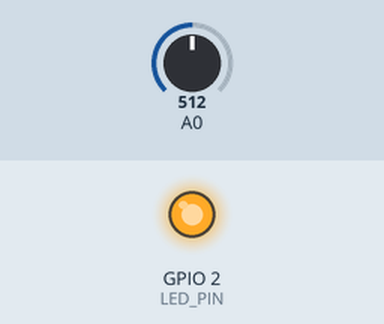
This sketch was run on a simulated ESP8266 (NodeMCU). On the bench: output pins drawn as LEDs (lit = HIGH). Inputs (shaded band) come from the test bench; at power-on: A0 = 512. WiFi joins after 1.5 s; servers stay silent unless stated; web services answer with replies made up by the test bench; what the sketch prints to the serial monitor is not drawn.

Above: at 1.88 s.
At 27.18 s:
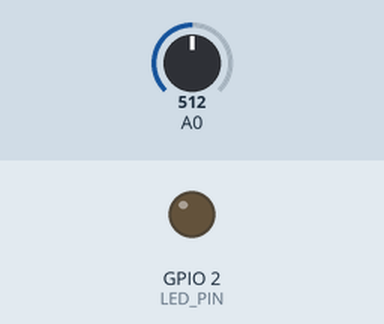
Timing chart, 0 to 34.3 s (numbered marks = the images above):
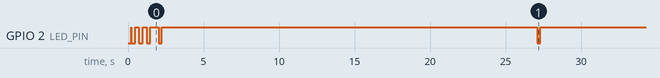

Measured:
- by itself, GPIO 2 (LED_PIN): HIGH → LOW at 0.23 s, → HIGH 0.25 s later, → LOW 0.25 s later, → HIGH 0.25 s later, … (18 changes in this stretch)

The sketch:

esp8266_thingspeak_live.ino
```cpp
/*
  =============================================================================
  Smart Plant Care System — ESP8266 Live ThingSpeak Soil Moisture Monitor
  =============================================================================
  This sketch reads a soil moisture sensor connected to pin A0 on an ESP8266
  NodeMCU, converts the raw analog reading to a calibrated moisture percentage (0-100%),
  and sends the live telemetry to your ThingSpeak channel every 20-30 seconds.

  WIRING:
  -------------------------------------------------------------
  Soil Moisture Sensor VCC  ->  ESP8266 3V3  (Do NOT use 5V!)
  Soil Moisture Sensor GND  ->  ESP8266 GND
  Soil Moisture Sensor AOUT ->  ESP8266 A0
  -------------------------------------------------------------

  THINGSPEAK CHANNEL FIELD MAPPING:
  - Field 1: Raw ADC reading (0 - 1023)
  - Field 2: Soil Moisture percentage (0.0 - 100.0%)
  - Field 3: Plant ID (e.g. 1 = Tomato, 2 = Basil, 3 = Aloe Vera, etc.)
  - Field 4: Status code (0 = Boot, 1 = Normal, 2 = Out of Range)
  =============================================================================
*/

#include <ESP8266WiFi.h>
#include <ESP8266HTTPClient.h>
#include <WiFiClient.h>

// =============================================================================
// 1. USER CONFIGURATION (ENTER YOUR DETAILS HERE)
// =============================================================================

// WiFi Network Credentials
const char* WIFI_SSID     = "YOUR_WIFI_NAME";        // Enter your 2.4GHz WiFi SSID
const char* WIFI_PASSWORD = "YOUR_WIFI_PASSWORD";    // Enter your WiFi Password

// ThingSpeak Configuration
// Get your Write API Key from ThingSpeak -> Channels -> Your Channel -> API Keys -> Write API Key
const char* THINGSPEAK_WRITE_API_KEY = "YOUR_THINGSPEAK_WRITE_API_KEY";

// Active Plant ID being monitored:
// 1 = Tomato, 2 = Basil, 3 = Aloe Vera, 4 = Money Plant, 5 = Mint, 6 = Rose, 7 = Cucumber
const int ACTIVE_PLANT_ID = 1;

// Reporting interval in milliseconds (ThingSpeak free tier requires minimum 15 seconds)
const unsigned long REPORT_INTERVAL_MS = 25000; // 25 seconds between live updates

// =============================================================================
// 2. CALIBRATION VALUES (ADC 0 - 1023)
// =============================================================================
// Capacitive & resistive sensors output HIGHER values in dry air and LOWER in wet water.
// To calibrate:
//  1. Check Serial Monitor with sensor in air: set ADC_AIR_VALUE to that number (~750-850)
//  2. Check Serial Monitor with sensor in water cup: set ADC_WATER_VALUE to that number (~350-450)
int ADC_AIR_VALUE   = 820; // Dry air reading (0% moisture)
int ADC_WATER_VALUE = 380; // Submerged in water reading (100% moisture)

// Noise filtering: Number of ADC samples to average per reading
const int SAMPLE_COUNT = 15;
const int SAMPLE_DELAY_MS = 20;

// Built-in LED on NodeMCU (active LOW on most ESP8266 boards)
const int LED_PIN = LED_BUILTIN;

// =============================================================================
// 3. GLOBAL VARIABLES
// =============================================================================
unsigned long lastSendTime = 0;
bool firstRun = true;

// =============================================================================
// 4. SETUP
// =============================================================================
void setup() {
  Serial.begin(115200);
  delay(200);

  pinMode(LED_PIN, OUTPUT);
  digitalWrite(LED_PIN, HIGH); // LED off

  Serial.println();
  Serial.println(F("=================================================="));
  Serial.println(F(" 🌱 Smart Plant Care System — Live Soil Telemetry "));
  Serial.println(F("=================================================="));
  Serial.print(F("Calibrated Air ADC:   ")); Serial.println(ADC_AIR_VALUE);
  Serial.print(F("Calibrated Water ADC: ")); Serial.println(ADC_WATER_VALUE);
  Serial.print(F("Active Plant ID:      ")); Serial.println(ACTIVE_PLANT_ID);
  Serial.print(F("Report Interval:      ")); Serial.print(REPORT_INTERVAL_MS / 1000); Serial.println(F("s"));
  Serial.println(F("--------------------------------------------------"));

  connectWiFi();
}

// =============================================================================
// 5. MAIN LOOP
// =============================================================================
void loop() {
  // Reconnect WiFi if disconnected
  if (WiFi.status() != WL_CONNECTED) {
    Serial.println(F("[WiFi] Lost connection. Reconnecting..."));
    connectWiFi();
  }

  unsigned long currentMillis = millis();

  // Send reading when timer expires or on initial boot
  if (firstRun || (currentMillis - lastSendTime >= REPORT_INTERVAL_MS)) {
    lastSendTime = currentMillis;
    firstRun = false;

    // 1. Take averaged reading from A0
    int rawADC = readSoilSensor();

    // 2. Map ADC reading to moisture percentage (0.0% to 100.0%)
    float moisturePct = 0.0;
    int statusCode = 1; // 1 = Normal

    if (ADC_AIR_VALUE != ADC_WATER_VALUE) {
      moisturePct = ((float)(ADC_AIR_VALUE - rawADC) / (float)(ADC_AIR_VALUE - ADC_WATER_VALUE)) * 100.0;
    }

    // Check bounds
    if (moisturePct < 0.0 || moisturePct > 100.0) {
      statusCode = 2; // Out of range flag
      moisturePct = constrain(moisturePct, 0.0, 100.0);
    }

    // 3. Print live data to Serial Monitor
    Serial.println();
    Serial.println(F("--- [LIVE READING] ---"));
    Serial.print(F("Raw ADC:      ")); Serial.println(rawADC);
    Serial.print(F("Moisture:     ")); Serial.print(moisturePct, 1); Serial.println(F("%"));
    Serial.print(F("Status:       ")); Serial.println(statusCode == 1 ? F("Normal") : F("Out of Range / Check Calibration"));

    // 4. Transmit live data to ThingSpeak
    sendToThingSpeak(rawADC, moisturePct, ACTIVE_PLANT_ID, statusCode);
  }

  delay(100);
}

// =============================================================================
// 6. HELPER FUNCTIONS
// =============================================================================

// Read analog pin A0 multiple times and compute average to eliminate noise
int readSoilSensor() {
  long total = 0;
  for (int i = 0; i < SAMPLE_COUNT; i++) {
    total += analogRead(A0);
    delay(SAMPLE_DELAY_MS);
  }
  return (int)(total / SAMPLE_COUNT);
}

// Connect to WiFi network
void connectWiFi() {
  Serial.print(F("[WiFi] Connecting to "));
  Serial.println(WIFI_SSID);

  WiFi.mode(WIFI_STA);
  WiFi.begin(WIFI_SSID, WIFI_PASSWORD);

  int attempts = 0;
  while (WiFi.status() != WL_CONNECTED && attempts < 30) {
    digitalWrite(LED_PIN, LOW); // Blink LED while connecting
    delay(250);
    digitalWrite(LED_PIN, HIGH);
    delay(250);
    Serial.print(F("."));
    attempts++;
  }

  if (WiFi.status() == WL_CONNECTED) {
    Serial.println();
    Serial.println(F("[WiFi] Connected successfully!"));
    Serial.print(F("[WiFi] IP Address: "));
    Serial.println(WiFi.localIP());
  } else {
    Serial.println();
    Serial.println(F("[WiFi] Failed to connect. Will retry during next cycle."));
  }
}

// Send live data to ThingSpeak using HTTP GET
bool sendToThingSpeak(int rawADC, float moisturePct, int plantId, int status) {
  if (WiFi.status() != WL_CONNECTED) {
    Serial.println(F("[ThingSpeak] Cannot send: WiFi not connected."));
    return false;
  }

  // Visual indicator: Turn on LED during transmission
  digitalWrite(LED_PIN, LOW);

  WiFiClient client;
  HTTPClient http;

  // Construct ThingSpeak update URL
  // http://api.thingspeak.com/update?api_key=KEY&field1=ADC&field2=MOISTURE&field3=PLANT&field4=STATUS
  String url = "http://api.thingspeak.com/update";
  url += "?api_key=" + String(THINGSPEAK_WRITE_API_KEY);
  url += "&field1=" + String(rawADC);
  url += "&field2=" + String(moisturePct, 1);
  url += "&field3=" + String(plantId);
  url += "&field4=" + String(status);

  Serial.println(F("[ThingSpeak] Sending telemetry to channel..."));
  http.begin(client, url);
  int httpCode = http.GET();

  bool success = false;
  if (httpCode > 0) {
    String payload = http.getString();
    // ThingSpeak returns the Entry ID (> 0) on success, or "0" if throttled/failed
    if (httpCode == 200 && payload.toInt() > 0) {
      Serial.print(F("[ThingSpeak] SUCCESS! Feed Entry ID: "));
      Serial.println(payload);
      success = true;
    } else {
      Serial.print(F("[ThingSpeak] Update rejected by server. HTTP Code: "));
      Serial.print(httpCode);
      Serial.print(F(", Response: "));
      Serial.println(payload);
      if (payload == "0") {
        Serial.println(F("[ThingSpeak] Rate limit hit: Ensure minimum 15 seconds between updates."));
      }
    }
  } else {
    Serial.print(F("[ThingSpeak] HTTP request failed, error: "));
    Serial.println(http.errorToString(httpCode));
  }

  http.end();
  digitalWrite(LED_PIN, HIGH); // LED off
  return success;
}
```
